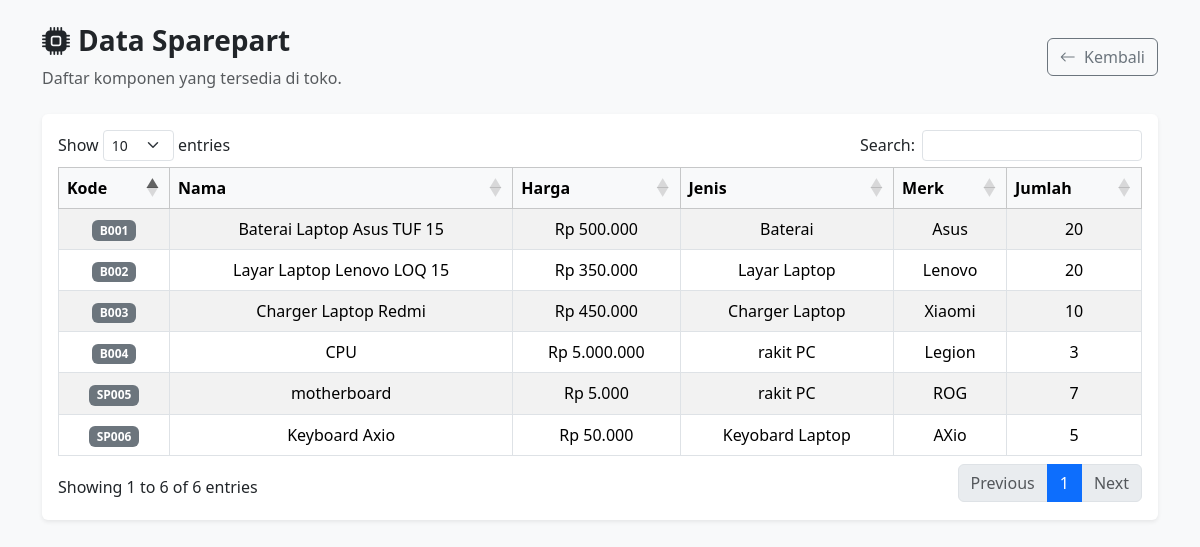
/Lihat/data_sparepart.php (signed in), run on the app's committed database.
### tables this page shows
CREATE TABLE `sparepart` (
  `kd_barang` char(10) NOT NULL,
  `nama_barang` varchar(255) NOT NULL,
  `harga_barang` mediumint(9) NOT NULL,
  `jenis_barang` varchar(255) NOT NULL,
  `merk_barang` varchar(255) NOT NULL,
  `jumlah_barang` smallint(6) NOT NULL
);

### Lihat/data_sparepart.php (the view, shortened to what this page needs)
<?php
include '../databases/koneksi.php';
$query = mysqli_query($conn, "SELECT * FROM sparepart");
?>
<!DOCTYPE html>
<html lang="id">
<head>
    <link href="../css/bootstrap.min.css" rel="stylesheet">
    <link href="../bootstrap-icons/bootstrap-icons.min.css" rel="stylesheet">
    <link rel="stylesheet" href="https://cdn.datatables.net/1.13.4/css/dataTables.bootstrap5.min.css">
</head>
<body class="pt-4">
<main class="container">
    <div class="d-flex justify-content-between align-items-center mb-4">
        <div>
            <h3 class="fw-bold"><i class="bi bi-cpu-fill me-2"></i>Data Sparepart</h3>
            <p class="text-muted mb-0">Daftar komponen yang tersedia di toko.</p>
        </div>
        <a href="../halaman_utama.php" class="btn btn-outline-secondary">
            <i class="bi bi-arrow-left me-1"></i> Kembali
        </a>
    </div>
    <div class="card shadow-sm border-0">
        <div class="card-body table-responsive">
            <table id="sparepartTable" class="table table-striped table-bordered align-middle text-center">
                <thead class="table-light">
                    <tr>
                        <th>Kode</th>
                        <th>Nama</th>
                        <th>Harga</th>
                        <th>Jenis</th>
                        <th>Merk</th>
                        <th>Jumlah</th>
                    </tr>
                </thead>
                <tbody>
                    <?php while($row = mysqli_fetch_assoc($query)): ?>
                    <tr>
                        <td><span class="badge bg-secondary"><?= $row['kd_barang'] ?></span></td>
                        <td><?= $row['nama_barang'] ?></td>
                        <td>Rp <?= number_format($row['harga_barang'], 0, ',', '.') ?></td>
                        <td><?= $row['jenis_barang'] ?></td>
                        <td><?= $row['merk_barang'] ?></td>
                        <td><?= $row['jumlah_barang'] ?></td>
                    </tr>
                    <?php endwhile; ?>
                </tbody>
            </table>
        </div>
    </div>
</main>
</body>
</html>

### Lihat/data_sparepart.php (style rules this page uses)
body { background-color: #f8f9fa; }

### data on the page
sparepart: kd_barang "B001", nama_barang "Baterai Laptop Asus TUF 15", harga_barang "500.000", jenis_barang "Baterai", merk_barang "Asus", jumlah_barang "20"
sparepart: kd_barang "B002", nama_barang "Layar Laptop Lenovo LOQ 15", harga_barang "350.000", jenis_barang "Layar Laptop", merk_barang "Lenovo", jumlah_barang "20"
sparepart: kd_barang "B003", nama_barang "Charger Laptop Redmi", harga_barang "450.000", jenis_barang "Charger Laptop", merk_barang "Xiaomi", jumlah_barang "10"
sparepart: kd_barang "B004", nama_barang "CPU", harga_barang "5.000.000", jenis_barang "rakit PC", merk_barang "Legion", jumlah_barang "3"
sparepart: kd_barang "SP005", nama_barang "motherboard", harga_barang "5.000", jenis_barang "rakit PC", merk_barang "ROG", jumlah_barang "7"
sparepart: kd_barang "SP006", nama_barang "Keyboard Axio", harga_barang "50.000", jenis_barang "Keyobard Laptop", merk_barang "AXio", jumlah_barang "5"
